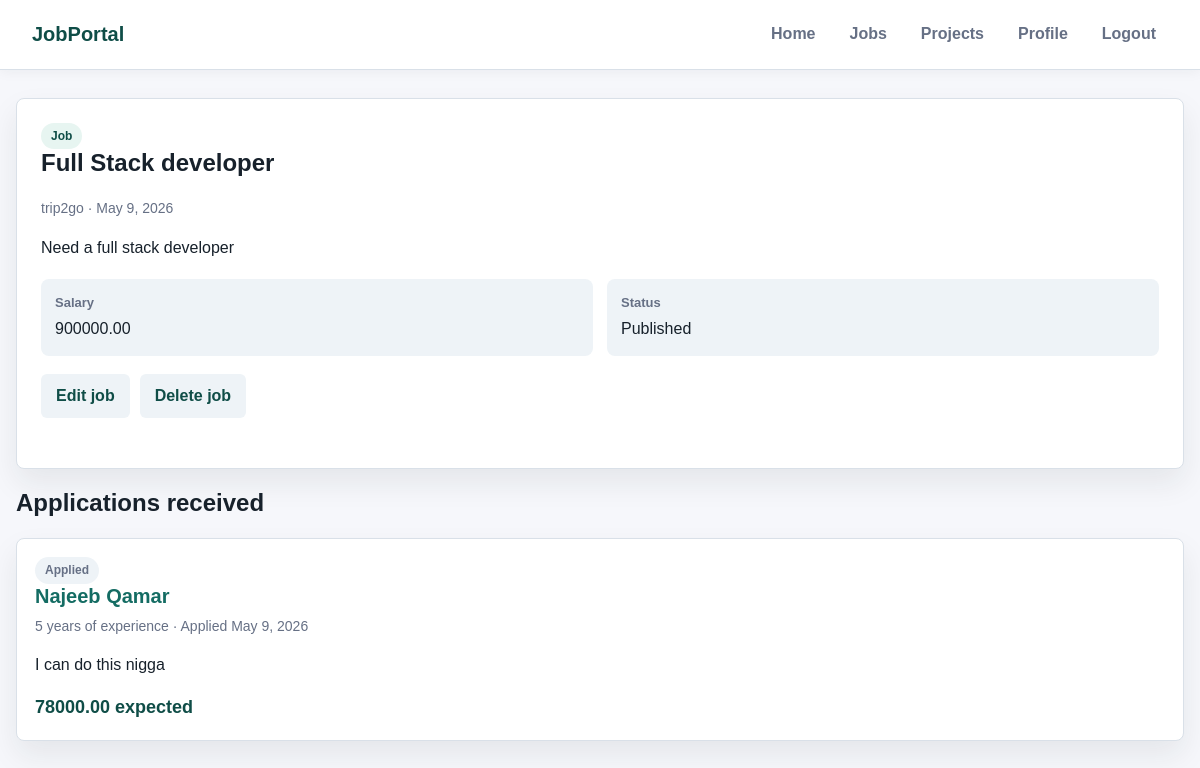
The app's page /applications_for_job/9 (signed in) with its own data.
### recruiter/models.py (models this page shows, shortened)
class TimeStampedModel(models.Model):
    created_at = models.DateTimeField(auto_now_add=True, db_index=True)
    updated_at = models.DateTimeField(auto_now=True)
    class Meta:
        abstract = True

class Post(TimeStampedModel):
    POST_TYPE_CHOICES = [
        ('job', 'Job Position'),
        ('project', 'Project'),
    ]
    STATUS_CHOICES = [
        ('draft', 'Draft'),
        ('published', 'Published'),
        ('closed', 'Closed'),
        ('filled', 'Filled/Completed'),
        ('cancelled', 'Cancelled'),
    ]
    post_type = models.CharField(
        max_length=20,
        choices=POST_TYPE_CHOICES,
        db_index=True
    )
    title = models.CharField(
        max_length=250,
        help_text="Title of the job or project"
    )
    description = models.TextField(
        help_text="Detailed description"
    )
    company = models.ForeignKey(
        Company,
        on_delete=models.CASCADE,
        related_name="posts"
    )
    salary = models.DecimalField(
        max_digits=10,
        decimal_places=2,
        null=True,
        blank=True,
        validators=[MinValueValidator(0)],
        help_text="Annual salary for jobs"
    )
    budget = models.DecimalField(
        max_digits=12,
        decimal_places=2,
        null=True,
        blank=True,
        validators=[MinValueValidator(0)],
        help_text="Total budget for projects"
    )
    status = models.CharField(
        max_length=20,
        choices=STATUS_CHOICES,
        default='draft',
        db_index=True
    )
    is_active = models.BooleanField(default=True, db_index=True)
    is_featured = models.BooleanField(default=False)
    published_at = models.DateTimeField(null=True, blank=True)
    closed_at = models.DateTimeField(null=True, blank=True)
    skills_required = models.ManyToManyField(
        Skill,
        related_name="posts",
        blank=True
    )
    created_by = models.ForeignKey(
        CustomUser,
        on_delete=models.CASCADE,
        related_name="created_posts"
    )
    slug = models.SlugField(blank=True, null=True)
    class Meta:
        ordering = ['-created_at']
        indexes = [
            models.Index(fields=['post_type', 'status', 'is_active']),
            models.Index(fields=['company', 'status']),
            models.Index(fields=['is_featured', 'is_active']),
        ]

class Company(TimeStampedModel):
    name = models.CharField(
        max_length=150,
        unique=True,
        help_text="Official company name"
    )
    location = models.CharField(
        max_length=150,
        help_text="Headquarters location"
    )
    website = models.URLField(
        blank=True,
        help_text="Company website URL"
    )
    description = models.TextField(
        blank=True,
        help_text="Company description and mission"
    )
    industry = models.CharField(
        max_length=100,
        blank=True,
        help_text="Primary industry (e.g., Technology, Healthcare)"
    )
    size = models.PositiveIntegerField(
        null=True,
        blank=True,
        help_text="Number of employees",
        verbose_name="Company Size"
    )
    logo = models.ImageField(
        upload_to='company_logos/%Y/%m/%d/',
        null=True,
        blank=True,
        help_text="Company logo image"
    )
    is_active = models.BooleanField(
        default=True,
        help_text="Whether the company is currently active on the platform"
    )
    class Meta:
        verbose_name_plural = "Companies"
        ordering = ['name']
        indexes = [
            models.Index(fields=['name']),
            models.Index(fields=['industry']),
            models.Index(fields=['is_active']),
        ]
    def __str__(self):
        return self.name

class Application(TimeStampedModel):
    STATUS_CHOICES = [
        ('applied', 'Applied'),
        ('reviewing', 'Under Review'),
        ('rejected', 'Rejected'),
        ('withdrawn', 'Withdrawn'),
        ('accepted', 'Accepted'),
    ]
    applicant = models.ForeignKey(
        ApplicantProfile,
        on_delete=models.CASCADE,
        related_name="applications"
    )
    job = models.ForeignKey(
        Post,
        on_delete=models.CASCADE,
        related_name="applications",
        limit_choices_to={'post_type': 'job', 'status': 'published'}
    )
    status = models.CharField(
        max_length=20,
        choices=STATUS_CHOICES,
        default='applied',
        db_index=True
    )
    cover_letter = models.TextField(
        blank=True,
        help_text="Cover letter for the job application"
    )
    expected_salary = models.DecimalField(
        max_digits=10,
        decimal_places=2,
        null=True,
        blank=True,
        validators=[MinValueValidator(0)],
        help_text="Your expected salary for this position"
    )
    applied_at = models.DateTimeField(auto_now_add=True)
    status_changed_at = models.DateTimeField(auto_now=True)
    class Meta:
        ordering = ['-applied_at']
        constraints = [
            models.UniqueConstraint(
                fields=['applicant', 'job'],
                name='unique_application_per_applicant_job'
            )
        ]
        indexes = [
            models.Index(fields=['status', 'applied_at']),
            models.Index(fields=['job', 'status']),
        ]

class ApplicantProfile(TimeStampedModel):
    user = models.OneToOneField(
        CustomUser,
        on_delete=models.CASCADE,
        related_name='applicant_profile',
        limit_choices_to={'user_type': 'applicant'}
    )
    cv = models.FileField(
        upload_to='cvs/%Y/%m/%d/',
        validators=[FileExtensionValidator(allowed_extensions=['pdf', 'docx'])],
        help_text="Upload your CV (PDF or DOCX)"
    )
    summary = models.TextField(
        blank=True,
        help_text="Professional summary or bio"
    )
    experience_years = models.PositiveIntegerField(
        default=0,
        help_text="Years of professional experience"
    )
    skills = models.ManyToManyField(
        Skill,
        related_name="applicants",
        blank=True,
        help_text="Select your skills"
    )
    linkedin_url = models.URLField(blank=True)
    github_url = models.URLField(blank=True)
    portfolio_url = models.URLField(blank=True)
    expected_salary = models.DecimalField(
        max_digits=10,
        decimal_places=2,
        null=True,
        blank=True,
        validators=[MinValueValidator(0)],
        help_text="Expected annual salary"
    )
    location_preference = models.CharField(max_length=150, blank=True)
    class Meta:
        indexes = [
            models.Index(fields=['experience_years']),
        ]

class CustomUser(AbstractUser):
    USER_TYPE_CHOICES = [
        ('applicant', 'Applicant'),
        ('representative', 'Company Representative'),
        ('admin', 'Administrator'),
    ]
    email = models.EmailField(unique=True)
    user_type = models.CharField(
        max_length=20,
        choices=USER_TYPE_CHOICES,
        default='applicant'
    )
    profile_picture = models.ImageField(
        upload_to='profile_pictures/%Y/%m/%d/',
        null=True,
        blank=True
    )
    class Meta:
        ordering = ['username']
        indexes = [
            models.Index(fields=['email']),
            models.Index(fields=['user_type', 'is_active']),
        ]
    def get_full_name(self):
        if self.first_name and self.last_name:
            return f"{self.first_name} {self.last_name}"
        return self.username

### recruiter/view_modules/job_views.py (the view)
# urls.py: path("applications_for_job/<int:job_id>", views.view_applications_for_job, name="applications_for_job"),
@login_required(login_url='login')
def view_applications_for_job(request, job_id):
    if not is_representative(request.user):
        messages.error(request, "You are not allowed to access this page!")
        return redirect("all_jobs_created")
    profile = getattr(request.user, 'representative_profile', None)
    if not profile:
        messages.error(request, "You have to create profile first!")
        return redirect("representative_profile")
    job = get_object_or_404(Post, post_type='job', pk=job_id, created_by=request.user)
    accepted_application = job.applications.filter(status='accepted').first()
    applications = [] if accepted_application else job.applications.all()
    return render(request, "jobs/applications_for_job.html", {
        'applications': applications,
        'accepted_application': accepted_application,
        'job': job,
    })

### recruiter/view_modules/common.py (called while the page is built)
def is_representative(user):
    return user.user_type == 'representative'

### recruiter/templates/jobs/applications_for_job.html (shortened to what this page needs)
{% extends "recruiter/base.html" %}
{% block content %}
    <section class="detail-panel">
        <span class="badge">Job</span>
        <h1>{{ job.title }}</h1>
        <p class="meta">{{ job.company }} · {{ job.published_at|date:"M j, Y" }}</p>
        <p>{{ job.description }}</p>
        <div class="detail-list">
            <div class="detail-item"><strong>Salary</strong>{% if job.salary %}{{ job.salary }}{% else %}Negotiable{% endif %}</div>
            <div class="detail-item"><strong>Status</strong>{{ job.get_status_display }}</div>
        </div>
        <div class="action-bar">
            <a href="{% url 'edit_job' job.id %}" class="button button-secondary">Edit job</a>
            {% if job.is_active %}<a href="{% url 'delete_job' job.id %}" class="button button-secondary">Delete job</a>{% endif %}
        </div>
    </section>
    <h2>Applications received</h2>
    <div class="grid">
        {% if accepted_application %}
            <article class="card">
                <span class="badge">Accepted</span>
                <h2><a href="{% url 'application_detail' accepted_application.pk %}">{{ accepted_application.applicant.user.get_full_name }}</a></h2>
                <p class="meta">{{ accepted_application.applicant.experience_years }} years of experience</p>
                <p class="amount">{% if accepted_application.expected_salary %}{{ accepted_application.expected_salary }} expected{% else %}Expected salary not listed{% endif %}</p>
            </article>
        {% else %}
            {% for application in applications %}
                <article class="card">
                    <span class="badge badge-muted">{{ application.get_status_display }}</span>
                    <h2><a href="{% url 'application_detail' application.pk %}">{{ application.applicant.user.get_full_name }}</a></h2>
                    <p class="meta">{{ application.applicant.experience_years }} years of experience · Applied {{ application.applied_at|date:"M j, Y" }}</p>
                    <p>{{ application.cover_letter|truncatewords:24 }}</p>
                    <p class="amount">{% if application.expected_salary %}{{ application.expected_salary }} expected{% else %}Expected salary not listed{% endif %}</p>
                </article>
            {% empty %}
                <p class="empty-state">No applications received yet.</p>
            {% endfor %}
        {% endif %}
    </div>
{% endblock %}

### recruiter/templates/recruiter/base.html (style rules this page uses)
:root { --bg: #f6f7fb; --surface: #ffffff; --surface-soft: #eef3f7; --text: #17212b; --muted: #667085; --line: #d9e0e8; --brand: #146c63; --brand-dark: #0f4d47; --accent: #f4a261; --danger: #c2413b; --shadow: 0 14px 30px rgba(23, 33, 43, 0.08); }
* { box-sizing: border-box; }
body { font-family: Arial, sans-serif; margin: 0; background: var(--bg); color: var(--text); line-height: 1.55; }
h1, h2, h3 { margin-top: 0; line-height: 1.2; }
a { color: var(--brand); text-decoration: none; font-weight: 700; }
.action-bar { display: flex; gap: 10px; flex-wrap: wrap; margin: 18px 0 26px; }
.grid { display: grid; grid-template-columns: repeat(auto-fit, minmax(260px, 1fr)); gap: 16px; }
.card, form, .detail-panel { background: var(--surface); border: 1px solid var(--line); border-radius: 8px; box-shadow: var(--shadow); }
.card { padding: 18px; }
.card h2, .card h3 { margin-bottom: 8px; font-size: 20px; }
.meta { color: var(--muted); font-size: 14px; margin: 4px 0; }
.amount { color: var(--brand-dark); font-weight: 800; font-size: 18px; margin: 12px 0 0; }
.badge { display: inline-flex; align-items: center; width: fit-content; border-radius: 999px; padding: 4px 10px; font-size: 12px; font-weight: 800; background: #e7f5f1; color: var(--brand-dark); }
.badge-muted { background: var(--surface-soft); color: var(--muted); }
button, input[type="submit"], .button { display: inline-flex; align-items: center; justify-content: center; background: var(--brand); color: white; border: none; padding: 10px 15px; cursor: pointer; border-radius: 6px; font-weight: 800; text-decoration: none; }
.button-secondary { background: var(--surface-soft); color: var(--brand-dark); }
.detail-panel { padding: 24px; margin-bottom: 20px; }
.detail-list { display: grid; grid-template-columns: repeat(auto-fit, minmax(180px, 1fr)); gap: 14px; margin: 18px 0; }
.detail-item { background: var(--surface-soft); border-radius: 8px; padding: 14px; }
.detail-item strong { display: block; color: var(--muted); font-size: 13px; margin-bottom: 4px; }

### records on screen
Post: title "Full Stack developer", company "trip2go", published_at "May 9, 2026", description "Need a full stack developer", salary "900000.00", status "Published"
Application: status "Applied", applicant.user.get_full_name "Najeeb Qamar", applicant.experience_years "5", applied_at "May 9, 2026", cover_letter "I can do this nigga", expected_salary "78000.00"
